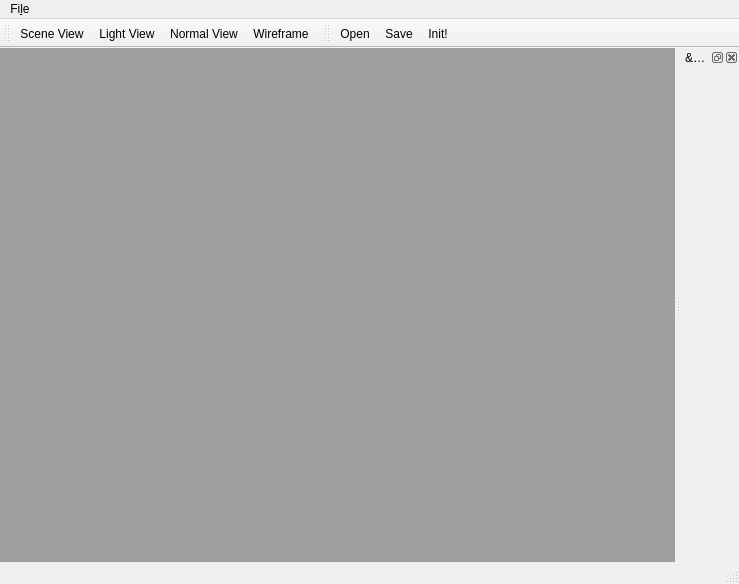
<?xml version="1.0" encoding="UTF-8"?>
<ui version="4.0">
 <class>MainWindow</class>
 <widget class="QMainWindow" name="MainWindow">
  <property name="geometry">
   <rect>
    <x>0</x>
    <y>0</y>
    <width>739</width>
    <height>584</height>
   </rect>
  </property>
  <property name="windowTitle">
   <string>Acknext MIEP</string>
  </property>
  <widget class="QWidget" name="centralWidget">
   <property name="styleSheet">
    <string notr="true">background-color: red</string>
   </property>
   <layout class="QHBoxLayout" name="horizontalLayout">
    <property name="spacing">
     <number>0</number>
    </property>
    <property name="leftMargin">
     <number>0</number>
    </property>
    <property name="topMargin">
     <number>0</number>
    </property>
    <property name="rightMargin">
     <number>0</number>
    </property>
    <property name="bottomMargin">
     <number>0</number>
    </property>
    <item>
     <widget class="QMdiArea" name="mdiArea"/>
    </item>
   </layout>
  </widget>
  <widget class="QMenuBar" name="menuBar">
   <property name="geometry">
    <rect>
     <x>0</x>
     <y>0</y>
     <width>739</width>
     <height>20</height>
    </rect>
   </property>
   <widget class="QMenu" name="menuFile">
    <property name="title">
     <string>Fi&amp;le</string>
    </property>
    <addaction name="actionOpen"/>
    <addaction name="actionSave"/>
    <addaction name="separator"/>
    <addaction name="actionOptions"/>
    <addaction name="separator"/>
    <addaction name="actionExit"/>
   </widget>
   <addaction name="menuFile"/>
  </widget>
  <widget class="QToolBar" name="mainToolBar">
   <attribute name="toolBarArea">
    <enum>TopToolBarArea</enum>
   </attribute>
   <attribute name="toolBarBreak">
    <bool>false</bool>
   </attribute>
   <addaction name="actionScene_View"/>
   <addaction name="actionLight_View"/>
   <addaction name="actionNormal_View"/>
   <addaction name="actionWireframe"/>
  </widget>
  <widget class="QStatusBar" name="statusBar"/>
  <widget class="QDockWidget" name="dockWidget">
   <property name="floating">
    <bool>false</bool>
   </property>
   <property name="windowTitle">
    <string>&amp;Model Structure</string>
   </property>
   <attribute name="dockWidgetArea">
    <number>2</number>
   </attribute>
   <widget class="QWidget" name="dockWidgetContents">
    <layout class="QVBoxLayout" name="verticalLayout">
     <property name="leftMargin">
      <number>0</number>
     </property>
     <property name="topMargin">
      <number>0</number>
     </property>
     <property name="rightMargin">
      <number>0</number>
     </property>
     <property name="bottomMargin">
      <number>0</number>
     </property>
    </layout>
   </widget>
  </widget>
  <widget class="QToolBar" name="fileToolbar">
   <property name="windowTitle">
    <string>toolBar</string>
   </property>
   <attribute name="toolBarArea">
    <enum>TopToolBarArea</enum>
   </attribute>
   <attribute name="toolBarBreak">
    <bool>false</bool>
   </attribute>
   <addaction name="actionOpen"/>
   <addaction name="actionSave"/>
   <addaction name="actionInit"/>
  </widget>
  <action name="actionOpen">
   <property name="icon">
    <iconset resource="../resource/ackui.qrc">
     <normaloff>:/icons/folder-open.png</normaloff>:/icons/folder-open.png</iconset>
   </property>
   <property name="text">
    <string>&amp;Open...</string>
   </property>
   <property name="shortcut">
    <string>Ctrl+O</string>
   </property>
  </action>
  <action name="actionSave">
   <property name="icon">
    <iconset resource="../resource/ackui.qrc">
     <normaloff>:/icons/content-save.png</normaloff>:/icons/content-save.png</iconset>
   </property>
   <property name="text">
    <string>&amp;Save...</string>
   </property>
   <property name="shortcut">
    <string>Ctrl+S</string>
   </property>
  </action>
  <action name="actionOptions">
   <property name="icon">
    <iconset resource="../resource/ackui.qrc">
     <normaloff>:/icons/settings.png</normaloff>:/icons/settings.png</iconset>
   </property>
   <property name="text">
    <string>O&amp;ptions</string>
   </property>
  </action>
  <action name="actionExit">
   <property name="text">
    <string>&amp;Exit</string>
   </property>
  </action>
  <action name="actionNormal_View">
   <property name="checkable">
    <bool>true</bool>
   </property>
   <property name="text">
    <string>Normal View</string>
   </property>
   <property name="shortcut">
    <string>Ctrl+3</string>
   </property>
  </action>
  <action name="actionLight_View">
   <property name="checkable">
    <bool>true</bool>
   </property>
   <property name="text">
    <string>Light View</string>
   </property>
   <property name="shortcut">
    <string>Ctrl+2</string>
   </property>
  </action>
  <action name="actionScene_View">
   <property name="checkable">
    <bool>true</bool>
   </property>
   <property name="text">
    <string>Scene View</string>
   </property>
   <property name="shortcut">
    <string>Ctrl+1</string>
   </property>
  </action>
  <action name="actionWireframe">
   <property name="checkable">
    <bool>true</bool>
   </property>
   <property name="text">
    <string>Wireframe</string>
   </property>
   <property name="shortcut">
    <string>Ctrl+4</string>
   </property>
  </action>
  <action name="actionInit">
   <property name="text">
    <string>Init!</string>
   </property>
  </action>
 </widget>
 <layoutdefault spacing="6" margin="11"/>
 <resources>
  <include location="../resource/ackui.qrc"/>
 </resources>
 <connections/>
</ui>
